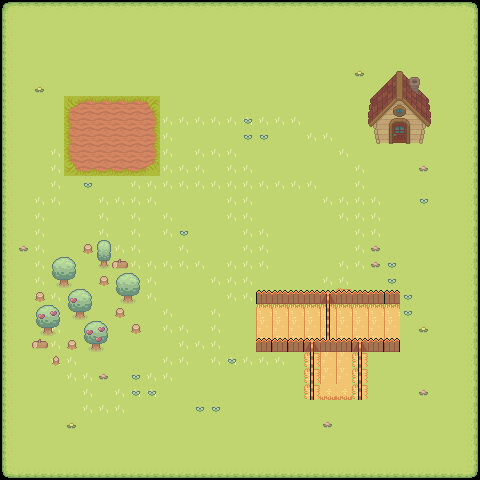

Tiled map render using the project's own tile images. Description and the map definition, with tile-layer contents summarised, below:
An orthogonal 30x30 tile map with 16x16 px tiles, 6 tile layers (春(草地, 动物草垫, 春(植物, 房子, ...), 6 tilesets and 7 objects.

<map version="1.10" tiledversion="1.11.0" orientation="orthogonal" renderorder="right-down" width="30" height="30" tilewidth="16" tileheight="16" infinite="0" nextlayerid="15" nextobjectid="176">
 <tileset firstgid="1" name="Basic_Grass_Biom_things" tilewidth="16" tileheight="16" tilecount="45" columns="9">
  <image source="Basic_Grass_Biom_things.png" width="144" height="80" />
 </tileset>
 <tileset firstgid="46" name="Grass" tilewidth="16" tileheight="16" tilecount="77" columns="11">
  <image source="Grass.png" width="176" height="112" />
 </tileset>
 <tileset firstgid="123" name="free" tilewidth="16" tileheight="16" tilecount="130" columns="13">
  <image source="free.png" width="208" height="160" />
 </tileset>
 <tileset firstgid="253" name="TilesetElement" tilewidth="16" tileheight="16" tilecount="240" columns="16">
  <image source="TilesetElement.png" width="256" height="240" />
 </tileset>
 <tileset firstgid="493" name="TilesetFloor" tilewidth="16" tileheight="16" tilecount="572" columns="22">
  <image source="TilesetFloor.png" width="352" height="417" />
 </tileset>
 <tileset firstgid="1065" name="TilesetHouse" tilewidth="16" tileheight="16" tilecount="759" columns="33">
  <image source="TilesetHouse.png" width="528" height="368" />
 </tileset>
 <layer id="1" name="春(草地" width="30" height="30">
  <data>[900 cells, 900 non-empty, 10 distinct tile ids]</data>
 </layer>
 <layer id="7" name="动物草垫" width="30" height="30">
  <data>[900 cells, 40 non-empty, 5 distinct tile ids]</data>
 </layer>
 <layer id="2" name="春(植物" width="30" height="30">
  <data>[900 cells, 58 non-empty, 16 distinct tile ids]</data>
 </layer>
 <layer id="10" name="房子" width="30" height="30">
  <data>[900 cells, 20 non-empty, 20 distinct tile ids]</data>
 </layer>
 <layer id="5" name="春(田地" width="30" height="30">
  <data>[900 cells, 30 non-empty, 9 distinct tile ids]</data>
 </layer>
 <layer id="6" name="栅栏" width="30" height="30">
  <data>[900 cells, 26 non-empty, 6 distinct tile ids]</data>
 </layer>
 <objectgroup id="13" name="collisions">
  <object id="134" x="400" y="64">
   <polygon points="0,0 -32,16 -48,48 -32,80 32,80 48,48 32,16" />
  </object>
  <object id="157" x="256" y="288">
   <polygon points="0,0 144,0 144,16 80,16 80,48 144,48 144,64 112,64 112,112 96,112 96,64 64,64 64,112 48,112 48,64 0,64 0,48 64,48 64,16 0,16" />
  </object>
  <object id="160" x="16" y="0">
   <polygon points="0,0 0,480 -32,480 -32,0" />
  </object>
  <object id="161" x="0" y="16">
   <polygon points="0,0 0,-32 480,-32 480,0" />
  </object>
  <object id="162" x="464" y="0">
   <polygon points="0,0 0,480 32,480 32,0" />
  </object>
  <object id="163" x="0" y="464">
   <polygon points="0,0 0,32 480,32 480,0" />
  </object>
  <object id="175" x="80" y="240">
   <polygon points="0,0 16,-16 32,0 48,16 64,32 64,96 48,96 48,80 32,80 32,112 -16,112 -16,128 -32,128 -32,112 -48,112 -48,48 -32,16" />
  </object>
 </objectgroup>
 <objectgroup id="14" name="doors" />
</map>
